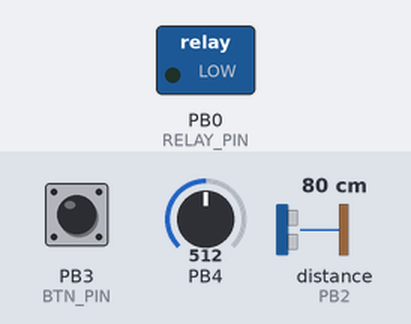
The program below on a simulated ATtiny85, built with avr-gcc and emulated at 16 MHz. On the bench: switched loads named in the program (green lamp = pin HIGH). Wiring (inferred from the names in the program): ultrasonic range finder: trigger PB1; echo PB2. Dashed ring = blinking. The test bench sets the inputs (shaded band); at power-on: distance to the obstacle (sensor on PB2) 80 cm, PB4 = 512, PB3 (BTN_PIN) HIGH. The echo pulse lasts 58.3 µs per cm; pins used as bus, display or sensor lines are not drawn.

Above: at 1.2 s.
1.3 s: distance to the obstacle (sensor on PB2) set to 35 cm
2.8 s: distance to the obstacle (sensor on PB2) set to 30 cm
At 3.4 s:
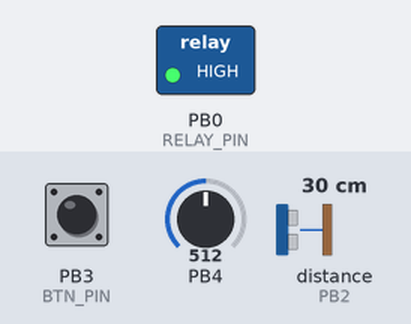
5.8 s: distance to the obstacle (sensor on PB2) set to 60 cm
At 6.5 s:
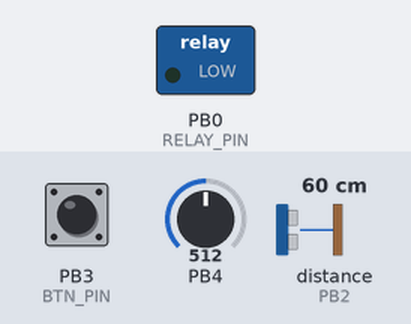
7.3 s: PB4 set to 996
8.8 s: PB4 set to 1007
At 11.6 s:
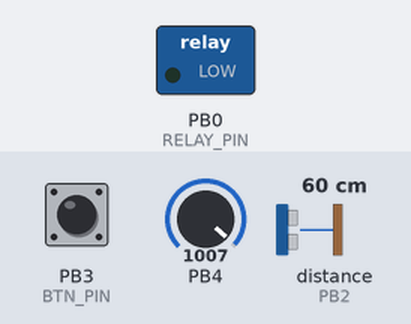
11.8 s: PB4 set to 900
At 12.3 s:
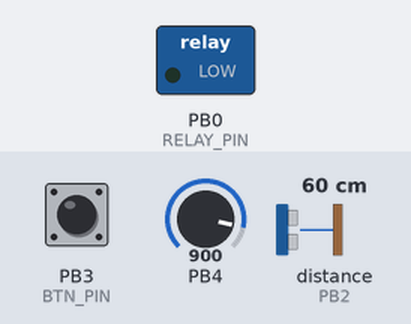
Timing chart, 0 to 14.3 s (numbered marks = the images above; inputs shaded):
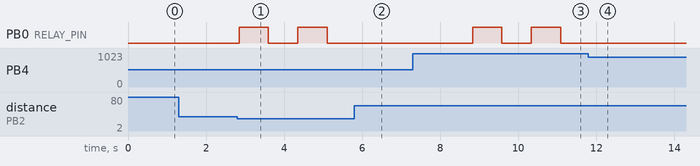

Measured:
- the behaviour switches between 32 and 31 cm on distance to the obstacle (sensor on PB2) (found by bisection; images 0 and 1)
- the behaviour switches between 1006 and 1007 on PB4 (found by bisection; images 2 and 3)
- after the input at 1.3 s, every drawn part: stays the same
- after the input at 2.8 s, PB0 (RELAY_PIN): alternates HIGH for 0.75 s and LOW for 0.75 s, starting after 0.05 s
- after the input at 5.8 s, PB0 (RELAY_PIN): stays LOW (without the input it goes to HIGH after 0.06 s)
- after the input at 7.3 s, every drawn part: stays the same
- after the input at 8.8 s, PB0 (RELAY_PIN): alternates HIGH for 0.75 s and LOW for 0.75 s, starting at once
- after the input at 11.8 s, PB0 (RELAY_PIN): stops changing and stays LOW

The program:

main.cpp
```cpp
/**
 * Code to drive motion-sensing relay switch
 *
 * MCU: Attiny85
 * Hardware: HCSR04
 * Date: June 21, 2021
 * Author: Shaqeeb Momen
 *
 * Pinout:
 * 1- NC
 * 2- Push Button
 * 3- 10k pot
 * 4- GND
 * 5- Relay Sig
 * 6- HCSR04_TRIGGER
 * 7- HCSR04_ECHO
 * 8- VCC
 */

#include <stdint.h>
#include <avr/io.h>
#include <Timer.h>
#include <AnalogConverter.h>
#include <util/delay.h>
#include <avr/wdt.h>
#include <avr/cpufunc.h>

#define RELAY_PIN PB0
#define TRIGGER_PIN PB1
#define ECHO_PIN PB2
#define BTN_PIN PB3

#define MILLIS_TO_MICROS(s) s * 1000UL

#define DISABLED_TIME MILLIS_TO_MICROS(700UL)
#define IDLE_LOOP_TIME MILLIS_TO_MICROS(40UL)
#define ARMED_TIME MILLIS_TO_MICROS(10UL)

// Software reset
void softReset()
{
    wdt_enable(WDTO_15MS);
    while (1)
        ;
}

Timer timer = Timer(&softReset);
AnalogConverter analogConverter = AnalogConverter();

// Map the pot value to a threshold from 2-60 cm
uint16_t getThres()
{
    return analogConverter.readSync() * 58U / 1024U + 2U;
}

// Ultrasonic
volatile uint32_t ultraTimer = 0;
volatile uint32_t ultraPulse = 0;
volatile bool pulseEnd = false;
volatile bool triggered = false;

void setupUltrasonic()
{
    DDRB |= _BV(TRIGGER_PIN);
    DDRB &= ~_BV(ECHO_PIN);
    PORTB &= ~_BV(ECHO_PIN);
    // Interrupt enabling
    sei();               // enable interrupts
    GIMSK |= _BV(INT0);  // external interrupt enable
    MCUCR |= _BV(ISC00); // Pin change trigger interrupt
}

void triggerUltrasonic()
{
    PORTB &= ~_BV(TRIGGER_PIN);
    _delay_us(10);
    // write pin high
    PORTB |= _BV(TRIGGER_PIN);
    _delay_us(10);
    // write pin low
    PORTB &= ~_BV(TRIGGER_PIN);
    timer.start();

    triggered = true;
}

uint16_t readUltrasonic()
{
    pulseEnd = false;
    triggerUltrasonic();
    while (!pulseEnd)
        ;
    return (float)ultraPulse * 0.017f;
}

ISR(INT0_vect)
{
    // On rising, start timing
    if (triggered)
    {
        ultraTimer = timer.getTime();
        triggered = false;
    }
    // on falling, save timing
    else
    {
        ultraPulse = timer.getTime() - ultraTimer;
        pulseEnd = true;
        timer.stop();
    }
}

enum
{
    IDLE,
    TRIGGERED,
    DISABLED
} currentState;

int main()
{
    // Disable watchdog timer if previously reset by it
    MCUSR = 0;
    wdt_disable();

    // Setup and start timer
    timer.setup(F_CPU);

    // Setup ultrasonic sensor
    setupUltrasonic();

    // Set relay pin as output
    DDRB |= _BV(RELAY_PIN);

    // Set button pin as input
    DDRB &= ~_BV(BTN_PIN);
    PORTB |= _BV(BTN_PIN);

    _NOP(); // No-op for sync

    while (1)
    {

        switch (currentState)
        {
        case IDLE:
            _delay_ms(50);
            if (bit_is_clear(PINB, BTN_PIN) || (readUltrasonic() < getThres()))
            {
                currentState = TRIGGERED;
            }

            break;

        case TRIGGERED:
            PORTB ^= _BV(RELAY_PIN); // Toggle Relay Pin
            currentState = DISABLED;
            break;

        case DISABLED:
            _delay_ms(700);
            currentState = IDLE;
            break;
        }
    }

    return 0;
}
```

AnalogConverter.h
```cpp
#include <stdint.h>
#include <avr/io.h>
#include <avr/interrupt.h>

class AnalogConverter
{
private:
public:
    AnalogConverter();
    void setup();
    uint16_t readSync();
};
```

Timer.h
```cpp
#include <stdint.h>
#include <avr/io.h>
#include <avr/interrupt.h>

class Timer
{
private:
    volatile uint32_t _ticks; // local variable to hold ticks count
    uint8_t _us_per_ovf;
    uint8_t _ticks_per_us;
    void (*_int_ovf_cb)();

public:
    Timer(void (*int_ovf_cb)());
    static Timer *timer_ptr;
    void setup(uint32_t);
    void start();
    void stop();
    uint32_t getTime();
    inline void handleOVF();
};
```

AnalogConverter.cpp
```cpp
#include <AnalogConverter.h>

AnalogConverter::AnalogConverter()
{
    setup();
}

// Setup adc
void AnalogConverter::setup()
{
    // Select input for ADC (ADC2) from mux
    ADMUX |= _BV(MUX1);
    // Turn on ADC, set prescaler (32)
    ADCSRA |= _BV(ADEN) | _BV(ADPS2) | _BV(ADPS0);
    // Disable digital input buffer for pin
    DIDR0 |= _BV(ADC2D);
}

// Read adc in a blocking fashion
uint16_t AnalogConverter::readSync()
{
    // Trigger a read
    ADCSRA |= _BV(ADSC);
    // wait for read flag to finish
    while (ADCSRA & (1 << ADSC))
        ; //Wait for conversion to complete.
    uint8_t low = ADCL;
    uint8_t high = ADCH;

    return (high << 8) | low;
}
```

Timer.cpp
```cpp
#include <Timer.h>

Timer::Timer(void (*int_ovf_cb)())
{
    timer_ptr = this;
    _int_ovf_cb = int_ovf_cb;
}

// Initializes timer1 for operation
void Timer::setup(uint32_t f_clk)
{
    // _ticks_per_us = f_clk / 8000000UL;
    // _us_per_ovf = 1000000UL * 256UL / f_clk;
    sei();
    TIMSK |= _BV(TOIE1); // Enable overflow interrupt
}

// Starts timer1
void Timer::start()
{
    TCCR1 |= _BV(CS12) | _BV(CS10); // Set prescale to 8 and start clock
}

// Stops timer1 and resets internal timing values
void Timer::stop()
{
    TCCR1 &= !(_BV(CS10) | _BV(CS11) | _BV(CS12) | _BV(CS13));
    TCNT1 = 0;
    _ticks = 0UL;
}

// Returns current time in us
uint32_t Timer::getTime()
{
    uint32_t tickSum;
    // save sreg
    uint8_t oldSREG = SREG;
    // stop interrupts
    cli();
    // add timer register value to timer variable
    tickSum = _ticks + TCNT1;
    // restore sreg
    SREG = oldSREG;

    return tickSum;
}

// Called by ISR to handle overflows and update timer
inline void Timer::handleOVF()
{
    if (_ticks > UINT32_MAX - 255UL)
    {
        // Trigger callback for reset
        _int_ovf_cb();
    }
    else
    {
        _ticks += 255UL;
    }
}

Timer *Timer::timer_ptr;
ISR(TIMER1_OVF_vect)
{
    Timer::timer_ptr->handleOVF();
}
```
